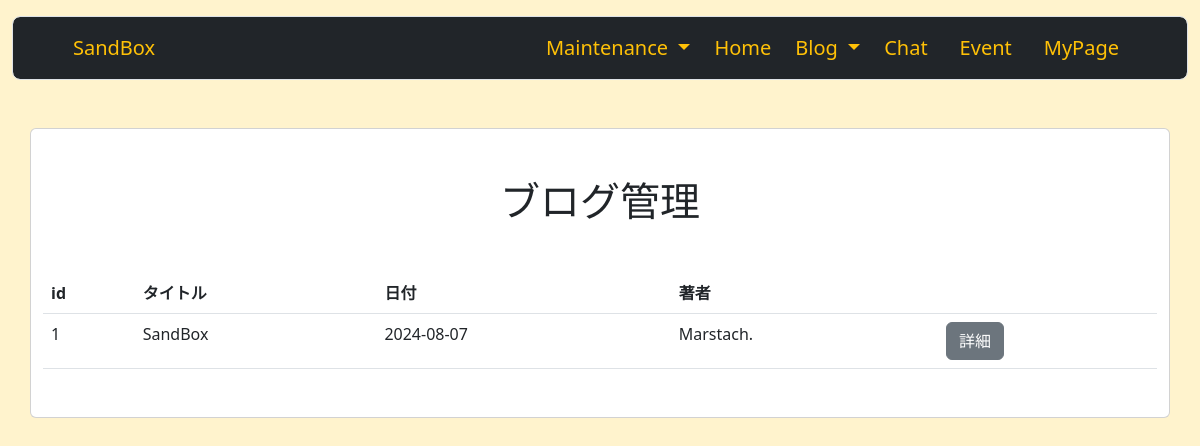
Before: /blog_maintenance (signed in) with the older database file.
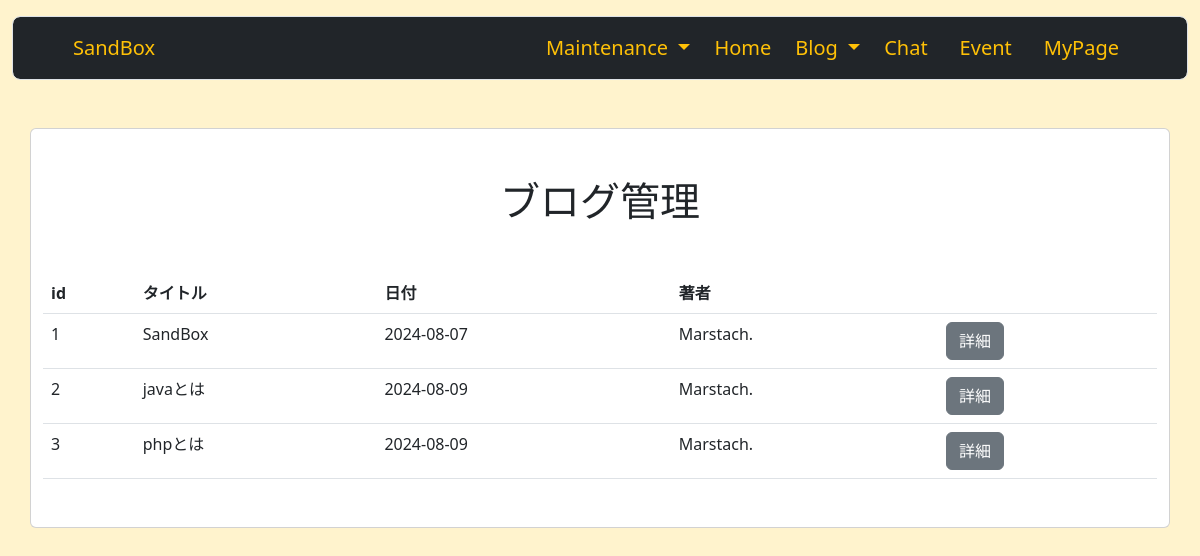
After: the same page with the newer database file.
### sandbox_system/models.py (models this page shows, shortened)
class Blog(db.Model):
    __tablename__ = 'blog'
    id = db.Column(db.Integer, primary_key=True)
    user_id = db.Column(db.Integer, db.ForeignKey('users.id'))
    date = db.Column(db.Date, default = datetime.date.today())
    category_id = db.Column(db.Integer, db.ForeignKey('blog_category.id'))
    title = db.Column(db.String(140))
    text = db.Column(db.Text)
    summary = db.Column(db.String(140))
    image = db.Column(db.String(140))

class User(db.Model, UserMixin):
    __tablename__ = 'users'
    id = db.Column(db.Integer, primary_key=True)
    email = db.Column(db.String(64), unique=True, index=True)
    username = db.Column(db.String(64), unique=True, index=True)
    password_hash = db.Column(db.String(128))
    administrator = db.Column(db.String(1))
    blog = db.relationship('Blog', backref = 'author', lazy = 'dynamic')
    @property
    def password(self):
        raise AttributeError('password is not a readable attribute')
    def is_administrator(self):
        if self.administrator == '1':
            return 1
        else:
            return 0

### sandbox_system/blogs/view.py (the view)
@blogs.route('/blog_maintenance')
@login_required
def blog_maintenance():
    if not current_user.is_administrator():
        abort(403)
    page = request.args.get('page', 1, type=int)
    blogs = Blog.query.order_by(Blog.id).paginate(page=page, per_page=10)
    return render_template('maintenance/blog_maintenance.html', blogs=blogs)

### sandbox_system/__init__.py (called while the page is built)
@event.listens_for(Engine, "connect")
def set_sqlite_pragma(dbapi_connection, connection_record):
    cursor = dbapi_connection.cursor()
    cursor.execute("PRAGMA foreign_keys=ON")
    cursor.close()

### sandbox_system/models.py (called while the page is built)
@login_manager.user_loader
def load_user(user_id):
    return User.query.get(user_id)

### sandbox_system/templates/maintenance/blog_maintenance.html
{% extends 'base.html' %}
{% block content %}
<div class="container">
    <div class="row">
        <div class="card">
            <h1 class="text-center my-5">ブログ管理</h1>
            <table class="table mb-5">
                <thead>
                <tr>
                    <th>id</th>
                    <th>タイトル</th>
                    <th>日付</th>
                    <th>著者</th>
                    <th></th>
                </tr>
                </thead>
                {% for blog in blogs.items %}
                <tbody>
                <tr>
                    <td>{{ blog.id }}</td>
                    <td>{{ blog.title }}</td>
                    <td>{{ blog.date }}</td>
                    <td>{{ blog.author.username }}</td>
                    <td><a href="{{ url_for('blogs.blog', blog_id=blog.id) }}" class="btn btn-secondary">詳細</a></td>
                </tr>
                </tbody>
                {% endfor %}
            </table>
        </div>
    </div>
</div>
{% endblock %}

Changed rows visible on the page:
added Blog: id "2", title "javaとは", date "2024-08-09", author.username "Marstach."
added Blog: id "3", title "phpとは", date "2024-08-09", author.username "Marstach."
